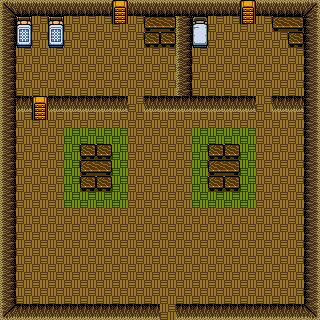

A level layout from a 2D game, rendered from its tile map. Below: a short description, then the map file with tile-grid data replaced by summaries:
An orthogonal 20x20 tile map with 16x16 px tiles, 2 tile layers (Suelo, ElementosCasa), 5 tilesets and 5 objects.

<map version="1.0" orientation="orthogonal" width="20" height="20" tilewidth="16" tileheight="16">
 <tileset firstgid="1" name="InteriorHouseTiles" tilewidth="16" tileheight="16">
  <image source="../images/InteriorHouseTiles.png" width="160" height="112" />
  <terraintypes>
   <terrain name="suelo" tile="-1" />
   <terrain name="alfombra" tile="-1" />
  </terraintypes>
  <tile id="3" terrain="1,1,1,1" />
  <tile id="25" terrain="0,0,0,0" />
  <tile id="38">
   <properties>
    <property name="Class" value="LevelDoor" />
    <property name="frame" value="38" />
    <property name="sheet" value="InteriorHouseTiles" />
   </properties>
  </tile>
 </tileset>
 <tileset firstgid="71" name="player" tilewidth="16" tileheight="16">
  <image source="../images/Player.png" width="64" height="64" />
  <tile id="8">
   <properties>
    <property name="Class" value="Player" />
    <property name="direction" value="up" />
   </properties>
  </tile>
 </tileset>
 <tileset firstgid="87" name="Villager1" tilewidth="16" tileheight="16">
  <image source="../images/Villager1.png" width="48" height="64" />
  <tile id="1">
   <properties>
    <property name="Class" value="Villager" />
    <property name="canMove" value="0" />
    <property name="dialog" value="Hijo, ve con cuidado" />
    <property name="frame" value="1" />
    <property name="name" value="Padre" />
    <property name="sheet" value="villager1Sprite" />
   </properties>
  </tile>
 </tileset>
 <tileset firstgid="99" name="Villager2" tilewidth="16" tileheight="16">
  <image source="../images/Villager2.png" width="48" height="64" />
  <tile id="1">
   <properties>
    <property name="Class" value="Villager" />
    <property name="canMove" value="0" />
    <property name="dialog" value="Ahora tienes más salud" />
    <property name="frame" value="1" />
    <property name="name" value="Madre" />
    <property name="sheet" value="villager2Sprite" />
   </properties>
  </tile>
 </tileset>
 <tileset firstgid="111" name="Monk" tilewidth="16" tileheight="16">
  <image source="../images/Monk.png" width="48" height="64" />
  <tile id="4">
   <properties>
    <property name="Class" value="Villager" />
    <property name="canMove" value="0" />
    <property name="dialog" value="Estás curado!!" />
    <property name="frame" value="4" />
    <property name="name" value="Yumil" />
    <property name="sheet" value="monk" />
   </properties>
  </tile>
 </tileset>
 <layer name="Suelo" width="20" height="20">
  <properties>
   <property name="type" value="0" />
  </properties>
  <data>[400 cells, 400 non-empty, 2 distinct tile ids]</data>
 </layer>
 <layer name="ElementosCasa" width="20" height="20">
  <properties>
   <property name="collision" value="true" />
  </properties>
  <data>[400 cells, 124 non-empty, 17 distinct tile ids]</data>
 </layer>
 <objectgroup name="Sprites" width="20" height="20">
  <object gid="79" x="160" y="304" />
  <object gid="39" x="160" y="320">
   <properties>
    <property name="nextLevel" value="VillageHouseLevel" />
   </properties>
  </object>
  <object gid="88" x="144" y="176" />
  <object gid="100" x="176" y="176" />
  <object gid="115" x="176" y="224" />
 </objectgroup>
</map>